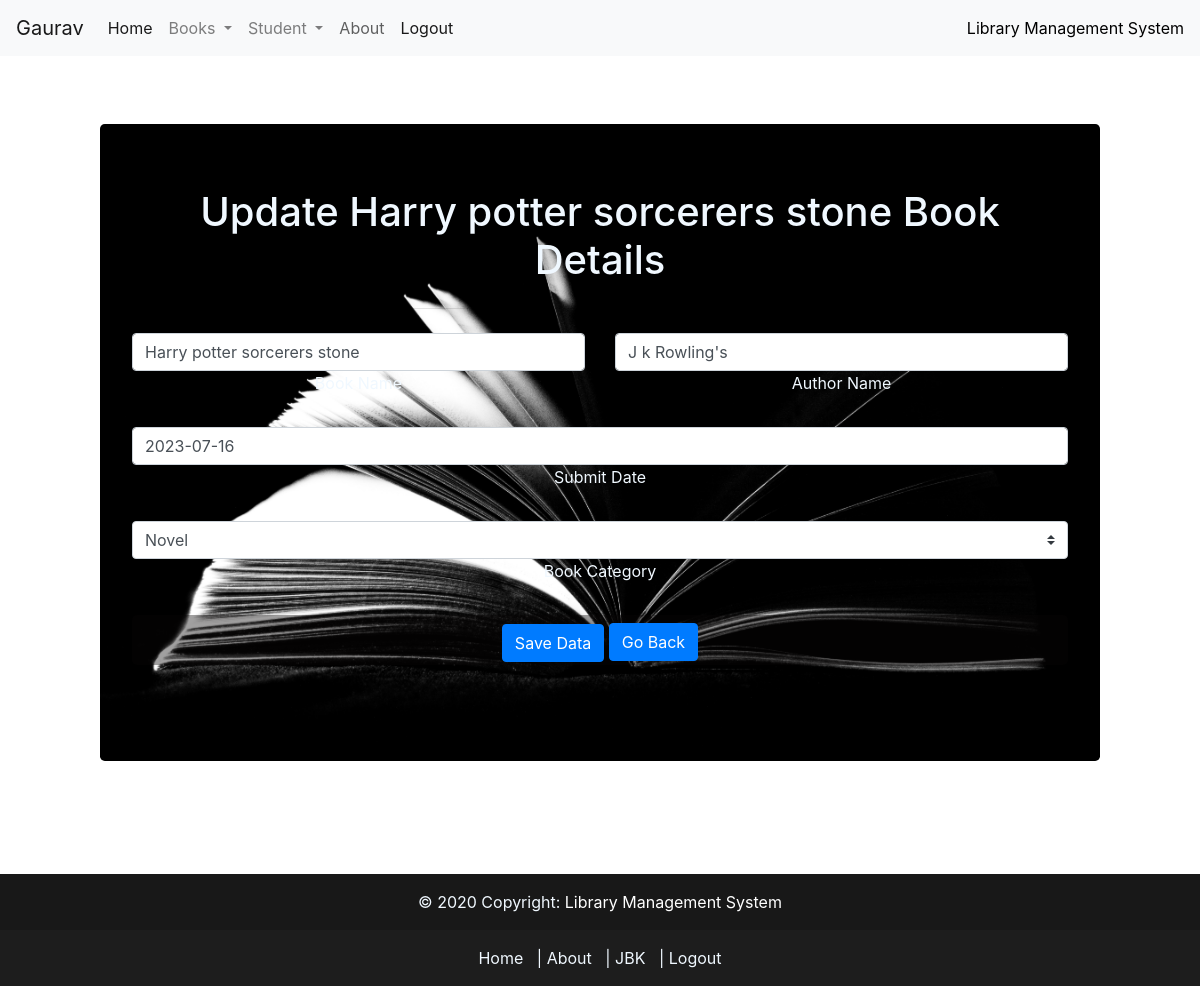
Screenshot of /update/2/ (signed in) with the database file from the repository.
### library_app/models.py (models this page shows, shortened)
class book(models.Model):
    B_name=models.CharField(max_length=60)
    A_name=models.CharField(max_length=25)
    Date=models.CharField(max_length=25)
    B_category=models.CharField(max_length=20)

### library_app/views.py (the view, shortened to what this page needs)
# urls.py: path('update/<int:j>/', update),
@login_required(login_url='/signin/')
def update(request,j):
    data=book.objects.get(id=j)
    context={
        'data':data
    }
    return render(request,'library_app/update.html',context)

### library_app/templates/library_app/update.html (shortened to what this page needs)
<!DOCTYPE html>
<html lang="en">
<head>
    {% load static %}
    <link rel="stylesheet" href="{% static 'css/update.css' %}">
    {% include "library_app/base.html" %}
</head>
<body >
    {% include "library_app/navbar.html" %}
      <br>
      <br>
      <div class='jbt1'>
      <div class="jumbotron" id="jbt" >
        <h1 id="a">Update {{data.B_name}} Book Details</h1>
        <form action="" method="post">{%csrf_token%}
            <hr class="my-4">
            <div class="row mb-4">
              <div class="col">
                <div class="form-outline">
                  <input type="text" id="form3Example1" class="form-control" value="{{data.B_name}}" name="bname"  required >
                  <label class="form-label" for="form3Example1" >Book Name</label>
                </div>
              </div>
              <div class="col">
                <div class="form-outline">
                  <input type="text" id="form3Example2" class="form-control"  name="aname" value='{{data.A_name}}' required>
                  <label class="form-label" for="form3Example2" >Author Name</label>
                </div>
              </div>
            </div>
            <div class="form-outline mb-4">
              <input type="text" id="form3Example3" class="form-control" name="date" onload="My_Date()"  value="{{data.Date}}" autofocus>
              <label class="form-label" for="form3Example3">Submit Date</label>
            </div>
            <div class="form-outline mb-4">
<select class="custom-select" id="m" name="category" value="{{data.category}}"  required>
                <option name="category" >Novel</option>
              </select>
              <label class="form-label" for="m">Book Category</label>
            </div>
            <div class="jumbotron" id="bac">
            <button type="submit" class="btn btn-primary " >Save Data</button>
              <span class="lead" >
                <a href="/display_update/" class="btn btn-primary " style="color: rgb(253, 253, 253); text-decoration: none; ">Go Back</a>
                </span>
          </div>
            </div>
      </div>
    {% include "library_app/footer.html" %}
</body>
</html>

### library_app/templates/library_app/navbar.html (shortened to what this page needs)
<!DOCTYPE html>
<html lang="en">
<head>
</head>
<body>
  {% if user.is_superuser == 1 %}
  <nav class="navbar navbar-expand-lg navbar-light bg-light ">
    <a class="navbar-brand" href="#">{{request.user}}</a>
    <div class="collapse navbar-collapse" id="navbarNavDropdown">
      <ul class="navbar-nav">
        <li class="nav-item active">
          <a class="nav-link" href="/index/">Home <span class="sr-only">(current)</span></a>
        </li>
          <li class="nav-item dropdown">
            <a class="nav-link dropdown-toggle" href="#" id="navbarDropdownMenuLink" data-toggle="dropdown" aria-haspopup="true" aria-expanded="false">
            Books
            </a>
            <li class="nav-item dropdown">
              <a class="nav-link dropdown-toggle" href="#" id="navbarDropdownMenuLink" data-toggle="dropdown" aria-haspopup="true" aria-expanded="false">
              Student
              </a>
        <li class="nav-item dropdown">
                       <li>
<a role="button" class="nav-link" data-toggle="modal" href="#exampleModal" style=" border: none; color: rgba(0, 0, 0, 0.619);">
About
</a>
<li class="nav-item active">
<a class="nav-link" href="/logout/">Logout <span class="sr-only">(current)</span></a>
</li>
</li>
          </ul>
        </div>
        <span class="navbar-text" id="lib">
          Library Management System
          </span>
      </nav>
  {% endif %}
</body>
</html>

### library_app/static/css/update.css (style rules this page uses)
#jbt { text-align: center; background-color: rgb(255, 247, 247); background-repeat: no-repeat; background-size: cover; }
div.jbt1 { padding: 20px 100px 20px 100px; }
#lib { color: black; }
.form-label { color: aliceblue; }
#a { color: aliceblue; }

### rows the page displays
book: B_name "Harry potter sorcerers stone", bname "Harry potter sorcerers stone", aname "J k Rowling's", date "2023-07-16"

### other values shown
{{ request.user }} "Gaurav"
